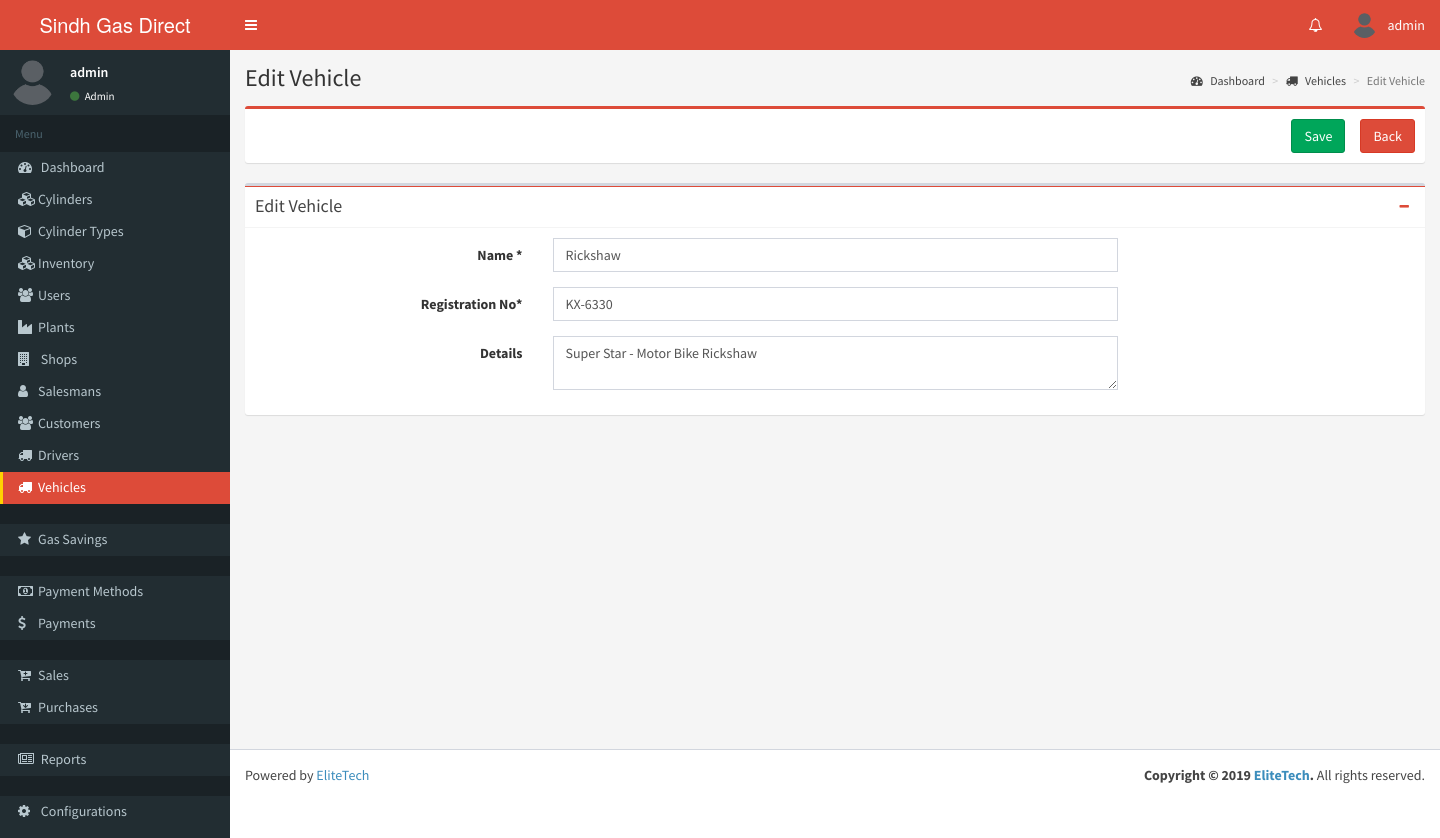
The page /editvehicle.php?ID=1 (signed in) on the database its author committed.
### tables this page shows
CREATE TABLE `roles` (
  `ID` int(11) NOT NULL AUTO_INCREMENT,
  `Name` text NOT NULL,
  `Description` text NOT NULL,
  `PerformedBy` int(11) NOT NULL,
  `DateAdded` datetime NOT NULL,
  `DateModified` datetime NOT NULL,
  PRIMARY KEY (`ID`)
);

CREATE TABLE `vehicles` (
  `ID` int(11) NOT NULL AUTO_INCREMENT,
  `Name` text NOT NULL,
  `RegistrationNo` text NOT NULL,
  `Details` text NOT NULL,
  `PlantID` int(11) NOT NULL,
  `PerformedBy` int(11) NOT NULL,
  `DateAdded` datetime NOT NULL,
  `DateModified` datetime NOT NULL,
  PRIMARY KEY (`ID`)
);

### common.php (called while the page is built, shortened)
<?php
global $dbh;
if (!function_exists('mysql_connect')) {
    $GLOBALS['dbglobal'] = mysqli_connect(DB_HOST, DB_USERNAME, DB_PASSWORD);
    if (mysqli_connect_errno()) {
        printf("Could not connect to the database because: %s\n", mysqli_connect_error());
        exit();
    } else {
        mysqli_select_db($GLOBALS['dbglobal'], DB_NAME);
    }
} else {
    $dbh = mysql_connect(DB_HOST, DB_USERNAME, DB_PASSWORD) or die ('Could not connect to the database because: ' . mysql_error());
}
function dbinput($string, $allow_html = false)
{
    global $dbh;
    if ($allow_html == false)
        $string = strip_tags($string);
    if (function_exists('mysql_real_escape_string'))
        return mysql_real_escape_string($string, $dbh);
    elseif (function_exists('mysqli_real_escape_string'))
        return mysqli_real_escape_string($GLOBALS['dbglobal'], $string);
    elseif (function_exists('mysql_escape_string'))
        return mysql_escape_string($string);
    elseif (function_exists('mysqli_escape_string'))
        return mysqli_escape_string($GLOBALS['dbglobal'], $string);
    return dbinput($string);
}
function getValue($Table, $Col, $Key, $Val)
{
    $quer = "SELECT " . dbinput($Col) . " FROM " . dbinput($Table) . " WHERE " . dbinput($Key) . "='" . dbinput($Val) . "'";
    $r = mysql_query($quer);
    if (mysql_num_rows($r) > 0) {
        $res = mysql_fetch_array($r);
        $ans = $res[dbinput($Col)];
    } else
        $ans = "";
    return $ans;
}

### checkadminlogin.php (called while the page is built, shortened)
<?php
	if(!isset($_SESSION['Admin']) || $_SESSION["Admin"] == false)
		redirect("login.php?return_url=".$_SERVER["REQUEST_URI"]);
	else{
        $self = $_SERVER['PHP_SELF'];
    }

### editvehicle.php (the view, shortened to what this page needs)
<?php include("common.php"); ?>
<?php include("checkadminlogin.php");
$msg = '';
$Name = "";
$Details = "";
$RegistrationNo = "";
$ID = 0;
if (isset($_POST['editstd']) && $_POST['editstd'] == 'Save') {
    if (isset($_POST['Name'])) $Name = trim($_POST['Name']);
    if (isset($_POST['Details'])) $Details = trim($_POST['Details']);
    if (isset($_POST['RegistrationNo'])) $RegistrationNo = trim($_POST['RegistrationNo']);
    if (isset($_REQUEST['ID'])) $ID = trim($_REQUEST['ID']);
    if (CAPTCHA_VERIFICATION == 1) {
        if (!isset($_POST["captcha"]) || $_POST["captcha"] == "" || $_SESSION["code"] != $_POST["captcha"]) $msg = '<div class="alert alert-danger alert-dismissable"><button type="button" class="close" data-dismiss="alert" aria-hidden="true">×</button>Incorrect Captcha Code</div>';
    } else if (trim($Name) == "") $msg = '<div class="alert alert-danger alert-dismissable"><button type="button" class="close" data-dismiss="alert" aria-hidden="true">×</button><i class="fa fa-ban"></i> Please enter name</div>';
    else if (trim($RegistrationNo) == "") $msg = '<div class="alert alert-danger alert-dismissable"><button type="button" class="close" data-dismiss="alert" aria-hidden="true">×</button><i class="fa fa-ban"></i> Please enter weight</div>';
    if ($msg == "") {
        mysql_query("UPDATE vehicles SET
						DateModified='".DATE_TIME_NOW."',
						Name='" . dbinput($Name) . "',
						Details='" . dbinput($Details) . "',
						RegistrationNo='" . dbinput($RegistrationNo) . "',
						PlantID='" . (int)$_SESSION["ID"] . "',
                        PerformedBy = '" . (int)$_SESSION["ID"] . "'
                        WHERE ID='" . (int)$ID . "'
                    ") or die(mysql_error());
        $msg = '<div class="alert alert-success alert-dismissable">
					<i class="fa fa-check"></i>
					<button type="button" class="close" data-dismiss="alert" aria-hidden="true">×</button>
					Vehicle has been edited.
				</div>';
        $_SESSION["msg"] = $msg;
        redirect("editvehicle.php?ID=".(int)$ID);
    }
}
else
{
    if(isset($_REQUEST['ID'])) $ID=$_REQUEST['ID'];
    $sql="SELECT * FROM vehicles where ID=".$ID;
    $resource=mysql_query($sql) or die(mysql_error());
    if(mysql_num_rows($resource) > 0)
    {
        $row=mysql_fetch_array($resource);
        $Name = $row["Name"];
        $RegistrationNo = $row["RegistrationNo"];
        $Details = $row["Details"];
    }
}
?>
<!DOCTYPE html>
<html>
<head>
    <link rel="stylesheet" href="bootstrap/css/bootstrap.min.css">
    <link rel="stylesheet" href="https://maxcdn.bootstrapcdn.com/font-awesome/4.4.0/css/font-awesome.min.css">
    <link rel="stylesheet" href="https://code.ionicframework.com/ionicons/2.0.1/css/ionicons.min.css">
    <link rel="stylesheet" href="plugins/datatables/dataTables.bootstrap.css">
    <link rel="stylesheet" href="plugins/bootstrap-wysihtml5/bootstrap3-wysihtml5.min.css">
    <link rel="stylesheet" href="dist/css/AdminLTE.min.css">
    <link rel="stylesheet" href="plugins/select2/select2.min.css">
    <link rel="stylesheet" href="dist/css/skins/skin-blue.min.css">
</head>
<body class="hold-transition skin-blue sidebar-mini">
<div class="wrapper">
    <?php include("header.php"); ?>
    <?php include("leftsidebar.php"); ?>
    <div class="content-wrapper">
        <section class="content-header">
            <h1>
                Edit Vehicle
            </h1>
            <ol class="breadcrumb">
                <li><a href="dashboard.php"><i class="fa fa-dashboard"></i> Dashboard</a></li>
                <li><a href="vehicles.php"><i class="fa fa-truck"></i> Vehicles</a></li>
                <li class="active">Edit Vehicle</li>
            </ol>
        </section>
        <section class="content">
            <div class="row">
                <div class="col-xs-12">
                    <form id="frmPages" action="<?php echo $self.'?ID='.$_REQUEST["ID"]; ?>" class="form-horizontal" method="post"
                          enctype="multipart/form-data">
                        <div class="box ">
                            <div class="box-header">
                                <div class="btn-group-right">
                                    <button style="float:right;" type="button" class="btn btn-group-vertical btn-danger"
                                            onClick="location.href='vehicles.php'">Back
                                    </button>
                                    <input style="float:right;margin-right:15px;" type="submit" name="editstd"
                                           class="btn btn-group-vertical btn-success" value="Save"></button>
                                </div>
                            </div>
                        </div>
                        <div class="box box-default">
                            <div class="box-header with-border">
                                <h3 class="box-title">Edit Vehicle</h3>
                                <div class="box-tools pull-right">
                                    <button class="btn btn-box-tool" data-widget="collapse"><i class="fa fa-minus"></i>
                                    </button>
                                </div>
                            </div>
                            <div class="box-body">
                                <div class="form-group">
                                    <label class="col-md-3 control-label" for="example-text-input">Name *</label>
                                    <div class="col-md-6">
                                        <input type="text" class="form-control" id="Name" value="<?php echo $Name; ?>"
                                               placeholder="" name="Name" required>
                                    </div>
                                </div>
                                <div class="form-group">
                                    <label class="col-md-3 control-label" for="RegistrationNo">Registration No*</label>
                                    <div class="col-md-6">
                                        <input type="text" class="form-control" id="RegistrationNo"
                                               value="<?php echo $RegistrationNo; ?>"
                                               placeholder="Enter Registration No" name="RegistrationNo" required>
                                    </div>
                                </div>
                                <div class="form-group">
                                    <label class="col-md-3 control-label" for="Details">Details</label>
                                    <div class="col-md-6">
                                        <textarea class="form-control" id="Details"
                                                  placeholder="Enter Details" name="Details"><?php echo $Details; ?></textarea>
                                    </div>
                                </div>
                            </div>
                        </div>
                    </form>
                </div>
            </div>
    </div>
    <?php include("footer.php"); ?>
</div>
</body>
</html>

### leftsidebar.php (shortened to what this page needs)
<aside class="main-sidebar">
    <section class="sidebar">
        <div class="user-panel">
            <div class="pull-left image">
                <img src="<?php echo($_SESSION["Image"] == "" ? 'dist/img/user2-160x160.jpg' : DIR_USER_IMAGES . $_SESSION["Image"]) ?>"
                     class="img-circle" alt="User Image">
            </div>
            <div class="pull-left info">
                <p><?php echo $_SESSION["Username"]; ?></p>
                <a href="#"><i class="fa fa-circle text-success"></i> <?php echo getValue('roles', 'Name', 'ID', $_SESSION["RoleID"]); ?></a>
            </div>
        </div>
        <ul class="sidebar-menu">
            <li class="header">Menu</li>
            <li class="<?php echo(($_SERVER['PHP_SELF'] == dirname($_SERVER['PHP_SELF']) . "dashboard.php") ? 'active' : ''); ?>">
                <a href="dashboard.php"><i class="fa fa-dashboard"></i> <span>Dashboard</span></a></li>
            <?php
            if ($_SESSION["RoleID"] == ROLE_ID_ADMIN) {
                ?>
                <li class="<?php echo(($_SERVER['PHP_SELF'] == dirname($_SERVER['PHP_SELF']) . "cylinders.php") ? 'active' : ''); ?><?php echo(($_SERVER['PHP_SELF'] == dirname($_SERVER['PHP_SELF']) . "addcylinder.php") ? 'active' : ''); ?><?php echo(($_SERVER['PHP_SELF'] == dirname($_SERVER['PHP_SELF']) . "editcylinder.php") ? 'active' : ''); ?>"><a href="cylinders.php"><i class="fa fa-cubes"></i>Cylinders</a></li>
                <li class="<?php echo(($_SERVER['PHP_SELF'] == dirname($_SERVER['PHP_SELF']) . "cylindertypes.php") ? 'active' : ''); ?><?php echo(($_SERVER['PHP_SELF'] == dirname($_SERVER['PHP_SELF']) . "addcylindertype.php") ? 'active' : ''); ?><?php echo(($_SERVER['PHP_SELF'] == dirname($_SERVER['PHP_SELF']) . "editcylindertype.php") ? 'active' : ''); ?>"><a href="cylindertypes.php"><i class="fa fa-cube"></i>Cylinder Types</a></li>
                <li class="<?php echo(($_SERVER['PHP_SELF'] == dirname($_SERVER['PHP_SELF']) . "viewinventory.php") ? 'active' : ''); ?>"><a href="viewinventory.php"><i class="fa fa-cubes"></i>Inventory</a></li>
                <li class="<?php echo(($_SERVER['PHP_SELF'] == dirname($_SERVER['PHP_SELF']) . "users.php") ? 'active' : ''); ?><?php echo(($_SERVER['PHP_SELF'] == dirname($_SERVER['PHP_SELF']) . "users.php") ? 'active' : ''); ?><?php echo(($_SERVER['PHP_SELF'] == dirname($_SERVER['PHP_SELF']) . "edituser.php") ? 'active' : ''); ?>"><a href="users.php"><i class="fa fa-users"></i>Users</a></li>
                <li class="<?php echo(($_SERVER['PHP_SELF'] == dirname($_SERVER['PHP_SELF']) . "plants.php") ? 'active' : ''); ?><?php echo(($_SERVER['PHP_SELF'] == dirname($_SERVER['PHP_SELF']) . "addplant.php") ? 'active' : ''); ?><?php echo(($_SERVER['PHP_SELF'] == dirname($_SERVER['PHP_SELF']) . "editplant.php") ? 'active' : ''); ?>"><a href="plants.php"><i class="fa fa-industry"></i>Plants</a></li>
                <li class="<?php echo(($_SERVER['PHP_SELF'] == dirname($_SERVER['PHP_SELF']) . "shops.php") ? 'active' : ''); ?> <?php echo(($_SERVER['PHP_SELF'] == dirname($_SERVER['PHP_SELF']) . "addshop.php") ? 'active' : ''); ?> <?php echo(($_SERVER['PHP_SELF'] == dirname($_SERVER['PHP_SELF']) . "editshop.php") ? 'active' : ''); ?>"><a href="shops.php"><i class="fa fa-building"></i> <span>Shops</span></a></li>
                <li class="<?php echo(($_SERVER['PHP_SELF'] == dirname($_SERVER['PHP_SELF']) . "salesmans.php") ? 'active' : ''); ?><?php echo(($_SERVER['PHP_SELF'] == dirname($_SERVER['PHP_SELF']) . "addsalesman.php") ? 'active' : ''); ?><?php echo(($_SERVER['PHP_SELF'] == dirname($_SERVER['PHP_SELF']) . "editsalesman.php") ? 'active' : ''); ?>"><a href="salesmans.php"><i class="fa fa-user"></i>Salesmans</a></li>
                <li class="<?php echo(($_SERVER['PHP_SELF'] == dirname($_SERVER['PHP_SELF']) . "customers.php") ? 'active' : ''); ?><?php echo(($_SERVER['PHP_SELF'] == dirname($_SERVER['PHP_SELF']) . "addcustomer.php") ? 'active' : ''); ?><?php echo(($_SERVER['PHP_SELF'] == dirname($_SERVER['PHP_SELF']) . "editcustomer.php") ? 'active' : ''); ?>"><a href="customers.php"><i class="fa fa-users"></i>Customers</a></li>
                <li class="<?php echo(($_SERVER['PHP_SELF'] == dirname($_SERVER['PHP_SELF']) . "drivers.php") ? 'active' : ''); ?><?php echo(($_SERVER['PHP_SELF'] == dirname($_SERVER['PHP_SELF']) . "adddriver.php") ? 'active' : ''); ?><?php echo(($_SERVER['PHP_SELF'] == dirname($_SERVER['PHP_SELF']) . "editdriver.php") ? 'active' : ''); ?>"><a href="drivers.php"><i class="fa fa-truck"></i>Drivers</a></li>
                <li class="<?php echo(($_SERVER['PHP_SELF'] == dirname($_SERVER['PHP_SELF']) . "vehicles.php") ? 'active' : ''); ?><?php echo(($_SERVER['PHP_SELF'] == dirname($_SERVER['PHP_SELF']) . "addvehicle.php") ? 'active' : ''); ?><?php echo(($_SERVER['PHP_SELF'] == dirname($_SERVER['PHP_SELF']) . "editvehicle.php") ? 'active' : ''); ?>"><a href="vehicles.php"><i class="fa fa-truck"></i>Vehicles</a></li>
                <li class="header"></li>
                <li class="<?php echo(($_SERVER['PHP_SELF'] == dirname($_SERVER['PHP_SELF']) . "savings.php") ? 'active' : ''); ?>"><a href="savings.php"><i class="fa fa-star"></i>Gas Savings</a></li>
                <li class="header"></li>
                <li class="<?php echo(($_SERVER['PHP_SELF'] == dirname($_SERVER['PHP_SELF']) . "paymentmethods.php") ? 'active' : ''); ?>"><a href="paymentmethods.php"><i class="fa fa-money"></i>Payment Methods</a></li>
                <li class="<?php echo(($_SERVER['PHP_SELF'] == dirname($_SERVER['PHP_SELF']) . "payments.php") ? 'active' : ''); ?><?php echo(($_SERVER['PHP_SELF'] == dirname($_SERVER['PHP_SELF']) . "addpayment.php") ? 'active' : ''); ?>"><a href="payments.php"><i class="fa fa-dollar"></i>Payments</a></li>
                <li class="header"></li>
                <li class="<?php echo(($_SERVER['PHP_SELF'] == dirname($_SERVER['PHP_SELF']) . "sales.php") ? 'active' : ''); ?><?php echo(($_SERVER['PHP_SELF'] == dirname($_SERVER['PHP_SELF']) . "addsale.php") ? 'active' : ''); ?>"><a href="sales.php"><i class="fa fa-cart-plus"></i>Sales</a></li>
                <li class="<?php echo(($_SERVER['PHP_SELF'] == dirname($_SERVER['PHP_SELF']) . "purchases.php") ? 'active' : ''); ?>"><a href="purchases.php"><i class="fa fa-cart-arrow-down"></i>Purchases</a></li>
                <li class="header"></li>
                <li class="<?php echo(($_SERVER['PHP_SELF'] == dirname($_SERVER['PHP_SELF']) . "reports.php") ? 'active' : ''); ?>">
                    <a href="reports.php"><i class="fa fa-newspaper-o"></i> <span>Reports</span></a>
                </li>
                <li class="header"></li>
                <li class="<?php echo(($_SERVER['PHP_SELF'] == dirname($_SERVER['PHP_SELF']) . "config.php") ? 'active' : ''); ?>">
                    <a href="config.php"><i class="fa fa-gear"></i> <span>Configurations</span></a>
                </li>
                <?php
            }
?>
        </ul>
    </section>
</aside>

### rows shown on the page
roles: Name "Admin"
vehicles: Name "Rickshaw", RegistrationNo "KX-6330", Details "Super Star - Motor Bike Rickshaw"

### other values the page prints
COMPANY_NAME "Sindh Gas Direct"
$_SESSION["Username"] "admin"
